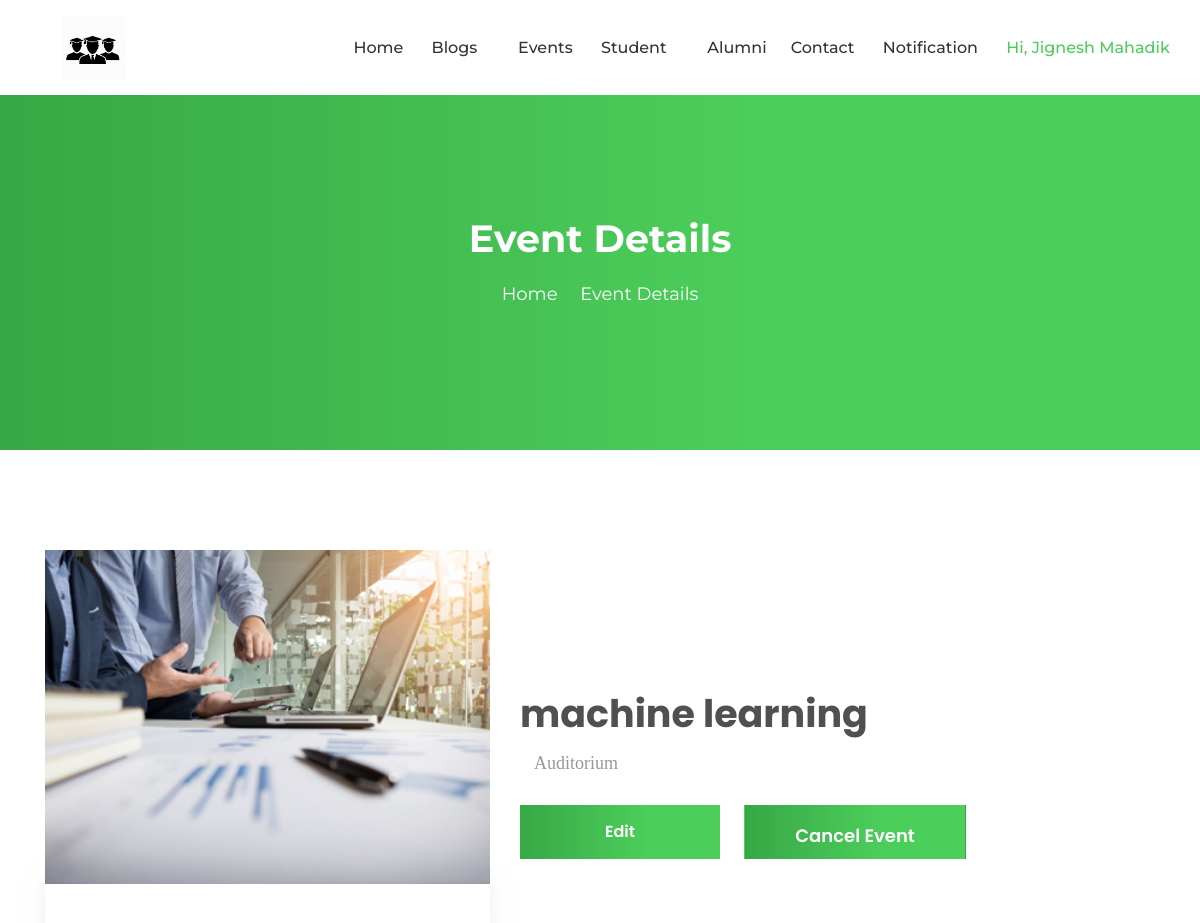
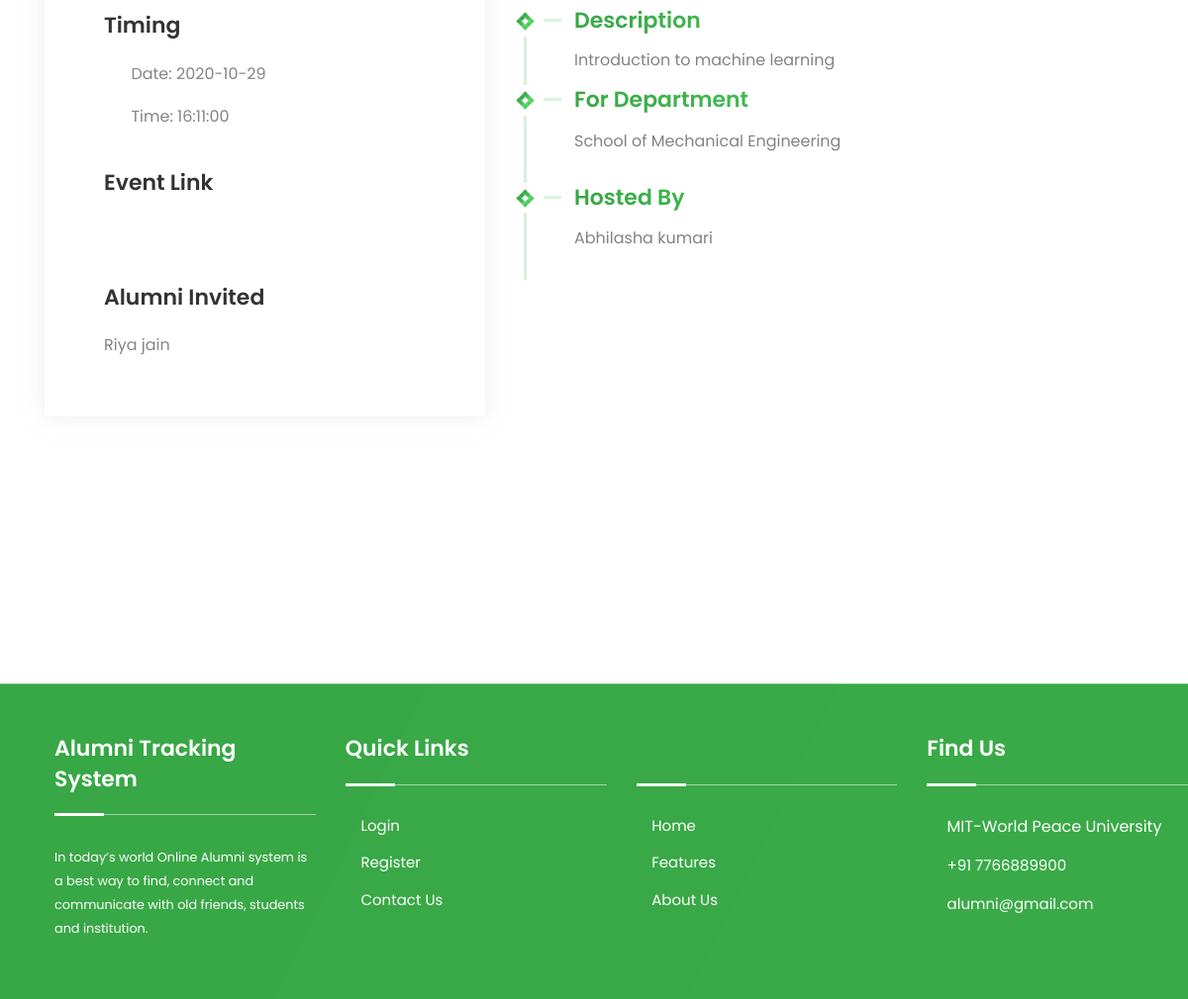
The page /eventDetails.php?Eid=4 (signed in) on the database its author committed (2 pictures, top to bottom).
### tables this page shows
CREATE TABLE `tblevent` (
  `Eid` int(11) NOT NULL,
  `Ename` varchar(100) NOT NULL,
  `Location` varchar(100) NOT NULL,
  `Elink` varchar(100) NOT NULL,
  `Edate` date NOT NULL,
  `Etime` time NOT NULL,
  `Edescription` text NOT NULL,
  `CreatedUid` int(11) NOT NULL,
  `AlumniUid` int(11) NOT NULL,
  `Deptid` int(11) NOT NULL,
  `IsAccepted` tinyint(7) NOT NULL,
  `IsActive` tinyint(7) NOT NULL
);

CREATE TABLE `tblregister` (
  `Uid` int(11) NOT NULL,
  `PrnEmpno` int(11) NOT NULL,
  `Fname` varchar(100) NOT NULL,
  `Lname` varchar(100) NOT NULL,
  `Email` varchar(100) NOT NULL,
  `Password` varchar(100) NOT NULL,
  `Gender` varchar(100) NOT NULL,
  `Dob` date NOT NULL,
  `Phone` bigint(20) NOT NULL,
  `Usertype` varchar(100) NOT NULL,
  `JoinYear` year(4) NOT NULL,
  `PassYear` year(4) NOT NULL,
  `Cousreid` int(11) DEFAULT NULL,
  `Deptid` int(11) DEFAULT NULL,
  `Desigid` int(11) DEFAULT NULL,
  `About` text DEFAULT NULL,
  `IsActive` tinyint(7) NOT NULL,
  `ProfilePic` varchar(100) DEFAULT NULL
);

CREATE TABLE `tbldepartment` (
  `Deptid` int(11) NOT NULL,
  `DeptName` varchar(100) NOT NULL
);

### eventDetails.php (the view, shortened to what this page needs)
<?php
    include_once("DbConnection.php");
    $eid = $_GET['Eid'];
    $userid=$_SESSION['UserID'];
?>
<!DOCTYPE html>
<html lang="zxx">
    <head>
        <?php include_once('cssLinks.php');?>
    </head>
    <body>
        <?php
            if($_SESSION['Type']=="Student")
            {
                include_once('headerStudent.php');
            }
            else if($_SESSION['Type']=="Alumni")
            {
                include_once('headerAlumni.php');
            }
            else{
                include_once('headerHod.php');
            }
        ?>
        <div class="page-title-area">
            <div class="d-table">
                <div class="d-table-cell">
                    <div class="container">
                        <div class="page-title-text">
                            <h2>Event Details</h2>
                            <ul>
                                <li>
                                    <a href="homepage.php">Home</a>
                                </li>
                                <li>
                                    <i class="icofont-simple-right"></i>
                                </li>
                                <li>Event Details</li>
                            </ul>
                        </div>
                    </div>
                </div>
            </div>
        </div>
        <div class="single-profile-area pt-100">
            <div class="container">
                <div class="row align-items-center">
                    <?php
                        $select = "SELECT * from tblevent where Eid=$eid AND IsActive=1";
                        $execute = mysqli_query($con,$select) or die(mysqli_error($con));
                        $fetch = mysqli_fetch_array($execute);
                        $eventName = $fetch['Ename'];
                        $eventLocation = $fetch['Location'];
                        $eventDate = $fetch['Edate'];
                        $eventTime = $fetch['Etime'];
                        $eventDesc = $fetch['Edescription'];
                        $alumni = $fetch['AlumniUid'];
                        $dept = $fetch['Deptid'];
                        $host = $fetch['CreatedUid'];
                    ?>
                    <div class="col-lg-5">
                        <div class="single-profile-item">
                            <img src="assets/img/home-1/blog/4.jpg" alt="Profile">
                            <div class="single-profile-left">
                                <div class="single-profile-contact">
                                    <h3>Timing</h3>
                                    <ul>
                                        <li>
                                            <i class="icofont-ui-call"></i>
                                            <a href="tel:+07554332322">Date: <?php echo $eventDate;?></a>
                                        </li>
                                        <li>
                                            <i class="icofont-email"></i>
                                            <a href="mailto:hello@gable.com">Time: <?php echo $eventTime;?></a>
                                        </li>
                                    </ul>
                                </div>
                                <div class="single-profile-social">
                                    <h3>Event Link</h3>
                                    <ul>
                                        <li>
                                            <i class="icofont-facebook"></i>
                                        </li>
                                    </ul>
                                </div>
                                <div class="single-profile-social">
                                    <h3>Alumni Invited</h3>
                                    <ul>
                                        <?php
                                            $alumniQry = "SELECT * from tblregister where Uid=$alumni AND IsActive=1";
                                            $exe = mysqli_query($con,$alumniQry) or die(mysqli_error($con));
                                            $select = mysqli_fetch_array($exe);
                                            $Fnm = $select['Fname'];
                                            $Lnm = $select['Lname'];
                                        ?>
                                        <li>
                                            <a href="https://www.facebook.com" target="_blank"><?php echo $Fnm;?> <?php echo $Lnm;?></a>
                                        </li>
                                    </ul>
                                </div>
                            </div>
                        </div>
                    </div>
                    <div class="col-lg-7">
                        <div class="single-profile-item">
                            <div class="single-profile-right">
                                <div class="single-profile-name">
                                    <h2><?php echo $eventName;?></h2>
                                    <span><i class="icofont-location-pin"><?php echo $eventLocation;?></i></span><br></bt>
                                    <?php
                                        $select_student = "SELECT * from tblstudentgroup AS s,tblregister AS r WHERE s.Uid=$userid OR (r.Uid=$userid AND r.Usertype='Staff')";
                                        $Execute_student=mysqli_query($con,$select_student)or die(mysqli_error($con));
                                        $res=mysqli_fetch_array($Execute_student);
                                        $uid1=$res['Uid'];
                                        $type=$res['Usertype'];
                                        if($uid1==$userid || $type=="Staff")
                                        {
                                    ?>
                                    <a href="event_create.php?Eid=<?php echo $eid; ?>">
                                        Edit
                                    </a>
                                    <button type="submit" name="eventSubmit" class="btn create-ac-btn" onclick="deleteopen()" style="height:54px;">
                                        Cancel Event
                                    </button>
                                    <?php
                                        }
                                    ?>
                                </div>
                                <div class="single-profile-textarea">
                                    <div class="single-profile-heading">
                                        <span></span>
                                        <h3>Description</h3>
                                    </div>
                                    <div class="single-profile-paragraph">
                                        <p class="single-profile-p"><?php echo $eventDesc;?></p>
                                    </div>
                                    <div class="single-profile-heading">
                                        <span></span>
                                        <h3>For Department</h3>
                                    </div>
                                    <div class="single-profile-paragraph">
                                        <?php
                                            $deptQry = "SELECT * from tbldepartment where Deptid=$dept";
                                            $dept_exe = mysqli_query($con,$deptQry) or die(mysqli_error($con));
                                            $select_dept = mysqli_fetch_array($dept_exe);
                                            $deptName = $select_dept['DeptName'];
                                        ?>
                                        <ul>
                                            <li><?php echo $deptName;?></li>
                                        </ul>
                                    </div>
                                    <div class="single-profile-heading">
                                        <span></span>
                                        <h3>Hosted By</h3>
                                    </div>
                                    <div class="single-profile-paragraph">
                                        <ul>
                                            <?php
                                                $hostnm = "SELECT * from tblregister where Uid=$host AND IsActive=1 ";
                                                $host_exe = mysqli_query($con,$hostnm) or die(mysqli_error($con));
                                                $select_host = mysqli_fetch_array($host_exe);
                                                $hostFnm = $select_host['Fname'];
                                                $hostLnm = $select_host['Lname'];
                                            ?>
                                            <li><?php echo $hostFnm;?> <?php echo $hostLnm;?></li>
                                        </ul>
                                    </div>
                                </div>
                            </div>
                        </div>
                    </div>
                </div>
            </div>
        </div>
        <?php include_once('footer.php');?>
    </body>
</html>

### assets/css/meanmenu.css (style rules this page uses)
body { font-family: "Oswald", sans-serif; padding: 0; margin: 0; font-size: 15px; background-color: #f1f1f1; }

### rows shown on the page
tblevent: Edate "2020-10-29", Etime "16:11:00", Ename "machine learning", Location "Auditorium", Edescription "Introduction to machine learning"
tblregister: Fname "Riya", Lname "jain"
tbldepartment: DeptName "School of Mechanical Engineering"
tblregister: Fname "Abhilasha", Lname "kumari"

### other values the page prints
$_SESSION['Firstname'] "Jignesh"
$_SESSION['Lastname'] "Mahadik"
